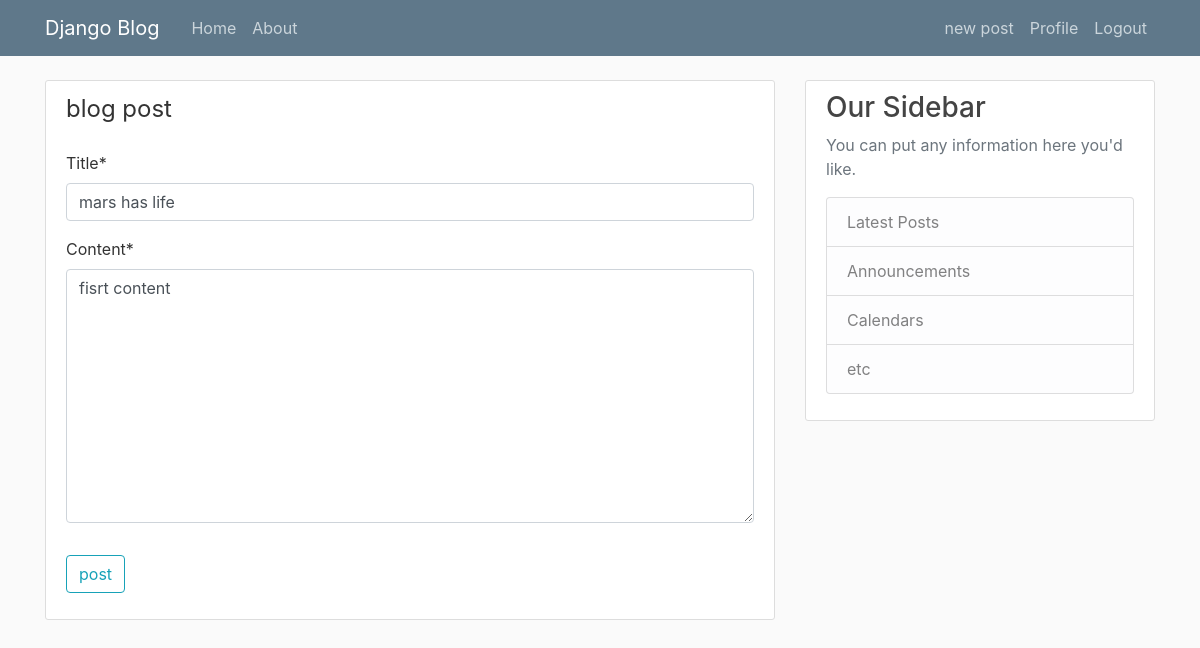
Before: /post/1/update/ (signed in) with the older database file.
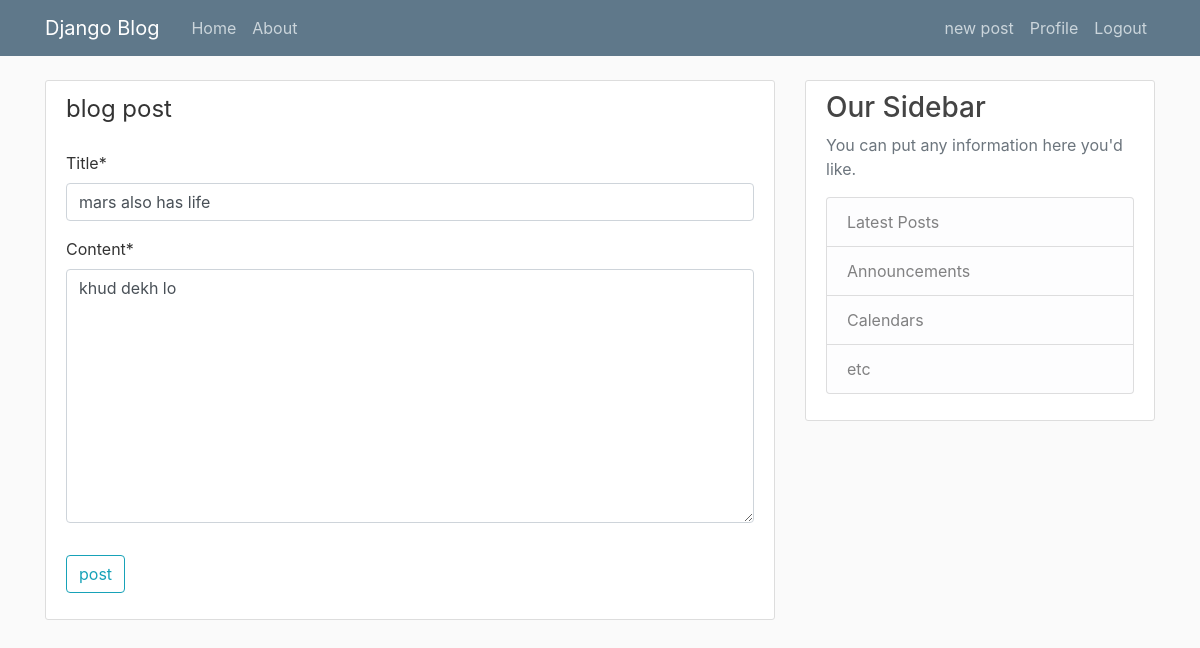
After: the same page with the newer database file.
### blog/models.py (models this page shows, shortened)
class post(models.Model):
    title=models.CharField(max_length=100)
    content=models.TextField()
    date=models.DateTimeField(default=timezone.now)
    author=models.ForeignKey(User,on_delete=models.CASCADE)

### blog/views.py (the view, shortened to what this page needs)
# urls.py: path("post/<int:pk>/update/",postupdateview.as_view(),name="post-update"),
class postupdateview(LoginRequiredMixin,UserPassesTestMixin,UpdateView):
    model=post
    fields=["title","content"]
    success_url="/"
    def test_func(self):
        post= self.get_object()
        if self.request.user==post.author:
            return True
        return False

### blog/templates/blog/post_form.html (shortened to what this page needs)
{% extends "blog/base.html" %}
{% load crispy_forms_tags %}
{% block content %}
<div class="content-section ">
    <form method="post">
        <fieldset class="form-group">
            <legend class="boder-bottom  mb-4">blog post</legend>
            {{ form |crispy}}
        </fieldset>
        <div class="form-group">
            <button class="btn btn-outline-info " type="submit">post</button>
        </div>
    </form>
</div>
{% endblock %}

### blog/templates/blog/base.html (shortened to what this page needs)
{% load static %}
<html>
<head>
  <link rel="stylesheet" href="https://cdn.jsdelivr.net/npm/bootstrap@4.0.0/dist/css/bootstrap.min.css"
>
  <link rel="stylesheet" type="text/css" href="{% static 'blog/main.css' %}">
</head>
<body>
  <header class="site-header">
    <nav class="navbar navbar-expand-md navbar-dark bg-steel fixed-top">
      <div class="container">
        <a class="navbar-brand mr-4" href="{% url 'blog-home'%}">Django Blog</a>
        <div class="collapse navbar-collapse" id="navbarToggle">
          <div class="navbar-nav mr-auto">
            <a class="nav-item nav-link" href="{% url 'blog-home'%}">Home</a>
            <a class="nav-item nav-link" href="{% url 'blog-about'%}">About</a>
          </div>
          <div class="navbar-nav">
            {% if user.is_authenticated %}
            <a class="nav-item nav-link" href="{% url 'post-create' %}">new post </a>
            <a class="nav-item nav-link" href="{% url 'profile' %}">Profile</a>
            <a class="nav-item nav-link" href="{% url 'logout' %}">Logout</a>
            {% else %}
            <a class="nav-item nav-link" href="{% url 'login' %}">Login</a>
            <a class="nav-item nav-link" href="{% url 'register' %}">Register</a>
            {% endif %}
          </div>
        </div>
      </div>
    </nav>
  </header>
  <main role="main" class="container">
    <div class="row">
      <div class="col-md-8">
        {% block content %}{% endblock %}
      </div>
      <div class="col-md-4">
        <div class="content-section">
          <h3>Our Sidebar</h3>
          <p class='text-muted'>You can put any information here you'd like.
          <ul class="list-group">
            <li class="list-group-item list-group-item-light">Latest Posts</li>
            <li class="list-group-item list-group-item-light">Announcements</li>
            <li class="list-group-item list-group-item-light">Calendars</li>
            <li class="list-group-item list-group-item-light">etc</li>
          </ul>
          </p>
        </div>
      </div>
    </div>
  </main>
</body>
</html>

### blog/static/blog/main.css (style rules this page uses)
body { background: #fafafa; color: #333333; margin-top: 5rem; }
h1, h2, h3, h4, h5, h6 { color: #444444; }
ul { margin: 0; }
.bg-steel { background-color: #5f788a; }
.site-header .navbar-nav .nav-link { color: #cbd5db; }
.content-section { background: #ffffff; padding: 10px 20px; border: 1px solid #dddddd; border-radius: 3px; margin-bottom: 20px; }

Changed rows visible on the page:
changed post: title "mars has life" → "mars also has life"; content "fisrt content" → "khud dekh lo"
